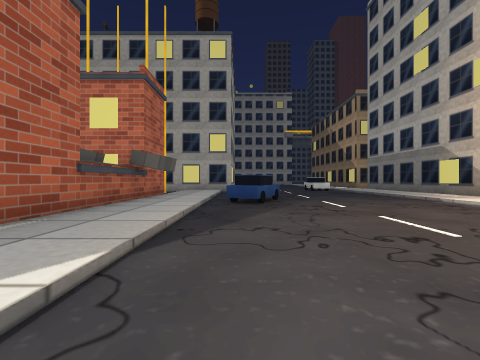
View 1 (above)

22 first-person views from a walk through a Unity game level. The camera is 1.3 m above the floor, looks level and sees 90° across. The floor is counted in squares, 2 m on a side. Each view is taken from the middle of a square. On the plan, view 1 faces up. The plan holds only what a view shows up to about 9 squares ahead; the rest is blank. The place goes on beyond the plan. The player is left out.

View 2
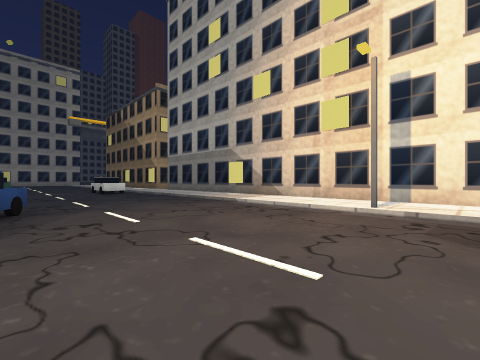

View 3
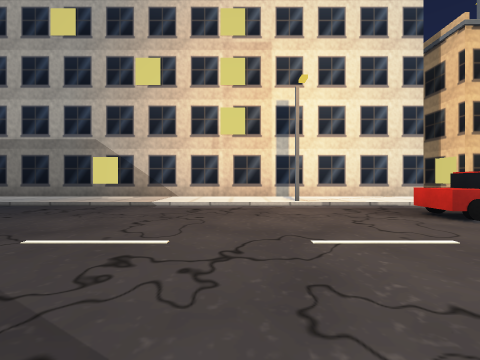

View 4
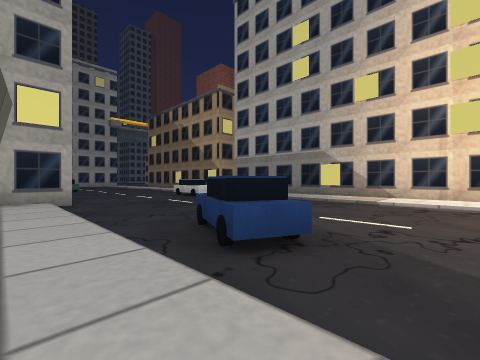

View 5
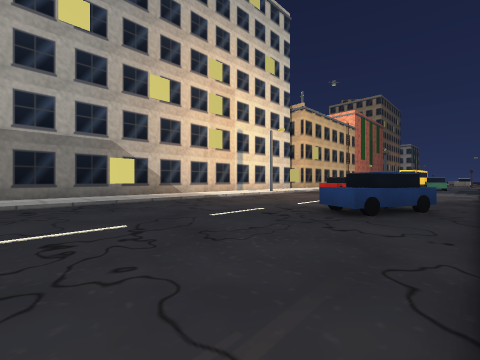

View 6
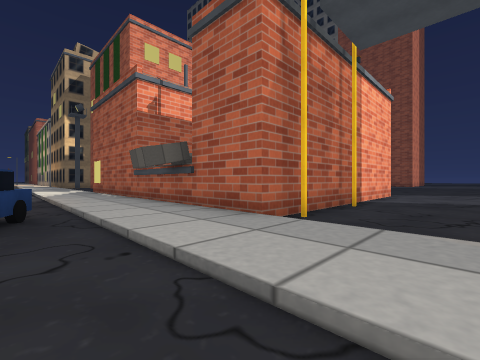

View 7
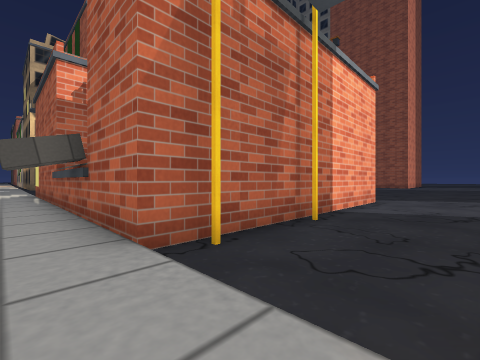

View 8
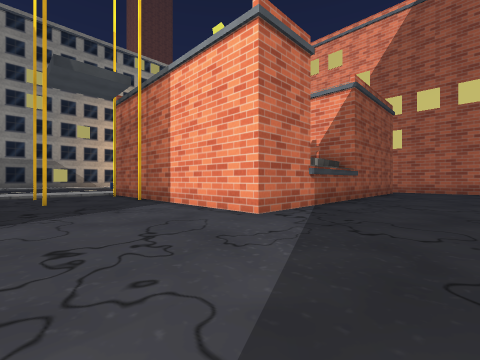

View 9
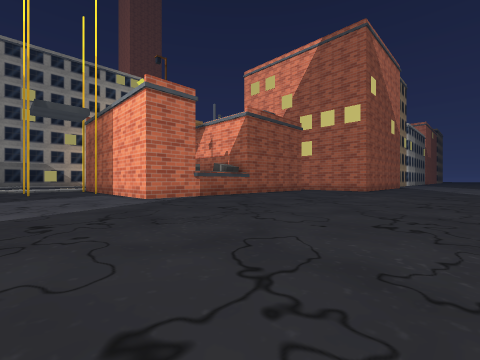

View 10
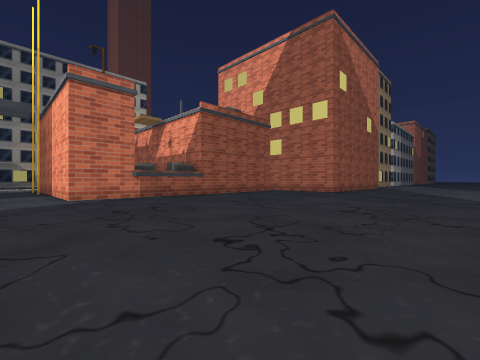

View 11
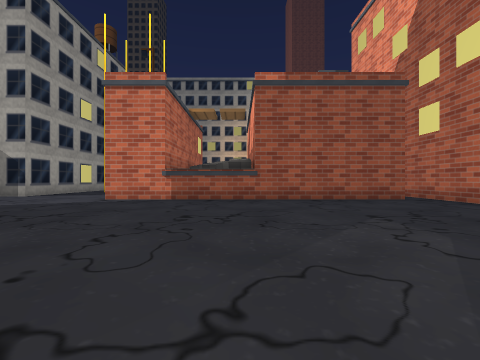

View 12
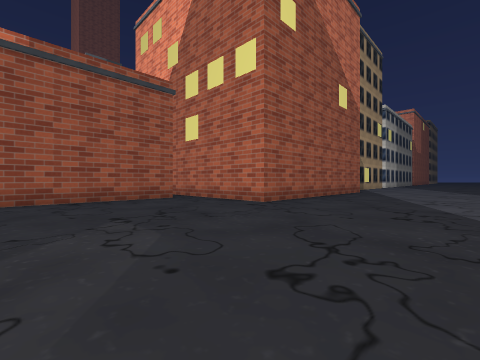

View 13
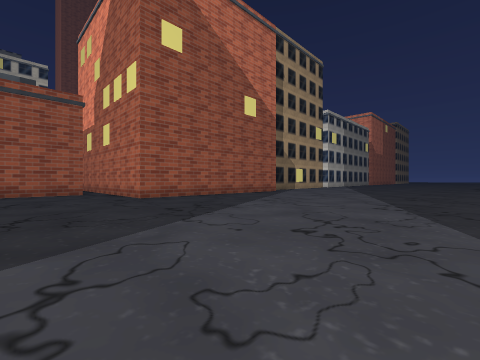

View 14
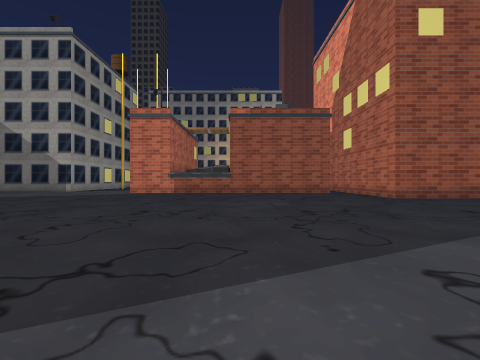

View 15
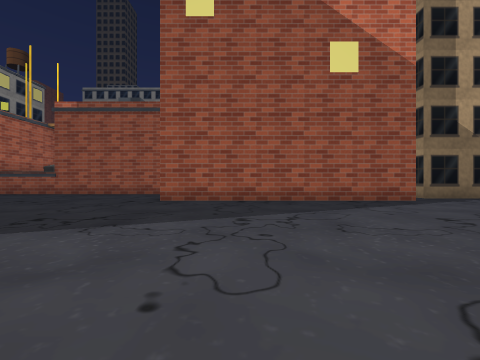

View 16
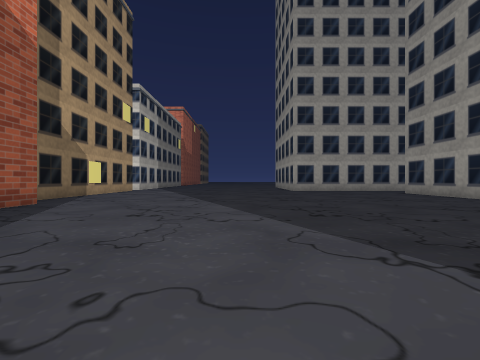

View 17
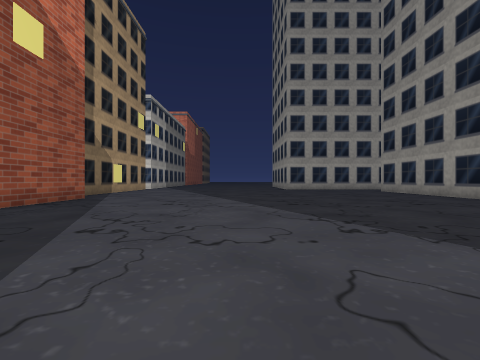

View 18
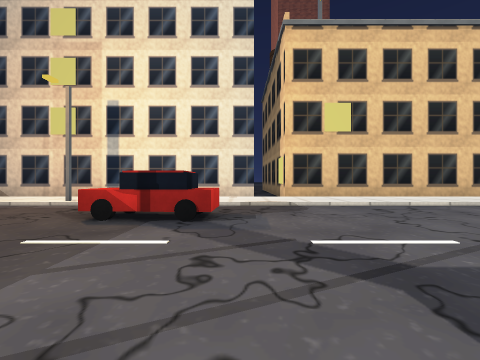

View 19
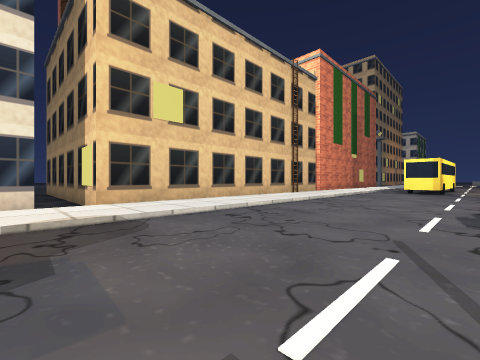

View 20
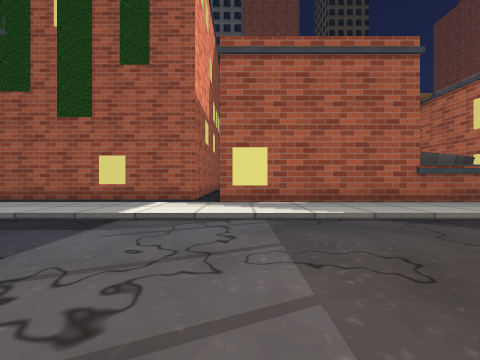

View 21
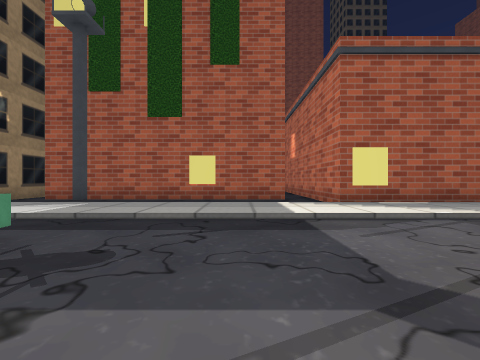

View 22
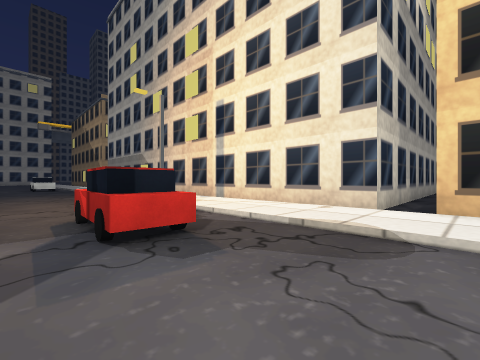

### Floor plan
Key: @ floor where view 1 was taken; # wall or solid block; . main floor; : floor 0.25 m higher than the main floor; / step, stairs or slope; O other object.
Columns run from 28 left of view 1 to 11 right of it. Each row starts with its distance up from view 1.
 13          ................/:/....../:/#
 12          .............#.#/:/....../:/#
 11         ................./:/....../:/#
 10         ................//:/....../:/#
  9         .........#########:/....../:/#
  8         .........#       #:/OO..../:/#
  7         .........#       #//OO..../:/#
  6        ..........#       #:/....../:/#
  5       ...........#       #:/....../:/#
  4      ............#       #:/......#:/#
  3       ...........#       #:/....../:/#
  2      ............#       #:/....../:/#
  1      ............#       #:/....OO/:/#
  0      ............#    ####:/@...O./:/#
 -1      ..............   .../:/....../:/###
 -2      .........#####   ##./:/....../:/...
 -3      .........#        #./:/....../:####
 -4      .........#        #./:/....../:#
 -5     ..........#        #./:/....../:#
 -6    ...........#        #./:/.O..../:#
 -7   ............#        #//:/ O..../:#
 -8  .............#        #./:   ..../:#
 -9 #.............#        #.     ..../ #
-10 #..............       ...     ....
-11 #..............#      ##      ...
-12 #..............#              ..

Where each view was taken, in squares from view 1:
view 1: 0 up, 0 right, facing up
view 2: 2 up, 1 right, facing up-right
view 3: 5 up, 0 right, facing right
view 4: 5 up, 2 left, facing up-right
view 5: 13 up, 1 left, facing down-right
view 6: 12 up, 0 right, facing down-left
view 7: 12 up, 2 left, facing down-left
view 8: 13 up, 14 left, facing down-right
view 9: 13 up, 19 left, facing down-right
view 10: 11 up, 20 left, facing down-right
view 11: 5 up, 19 left, facing right
view 12: 4 up, 19 left, facing down-right
view 13: 2 up, 23 left, facing down-right
view 14: 4 up, 23 left, facing right
view 15: 4 down, 22 left, facing right
view 16: 3 down, 20 left, facing down
view 17: 1 down, 20 left, facing down
view 18: 1 down, 0 right, facing right
view 19: 1 down, 2 right, facing down-right
view 20: 0 up, 3 right, facing left
view 21: 3 down, 3 right, facing left
view 22: 3 down, 3 right, facing up-right
